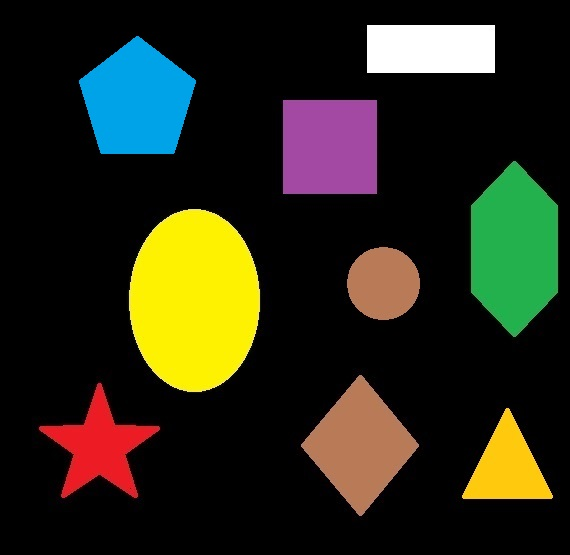
#> input picture CV/Resources/shapes.jpg, 570 x 555 px, found by its file name
$ python shape_recognition.py
#> lines starting #> are read from the running program, lines starting #| are printed output that depends on the picture; after the words box and inside, x2 and y2 are one past the last pixel; in counts of white or black regions, pixels touching at a corner belong together
"""
shape_recognition.py

Demo: Detect contours and recognize simple shapes with OpenCV.

Features:
- Convert image to grayscale
- Apply blur and edge detection
- Find contours
- Approximate polygon and detect shape type (triangle, rectangle, circle, etc.)
- Draw contours and labels on the image

Run:
    python shape_recognition.py

Requirements:
    - OpenCV (cv2)
    - numpy
"""

import cv2 as cv
import numpy as np


def load_image(path):
    """Load image safely from disk."""
#> called with path = 'Resources/shapes.jpg'
    img = cv.imread(path)
#> img is the input picture: shape (555, 570, 3); mean B, G, R 24.6, 41.2, 41.3
    if img is None:
        print(f"[WARN] Could not read image: {path}")
    return img


def get_contours(img):
    """
    Find contours, approximate shapes and draw them on a copy of the image.
    """
    img_gray = cv.cvtColor(img, cv.COLOR_BGR2GRAY)
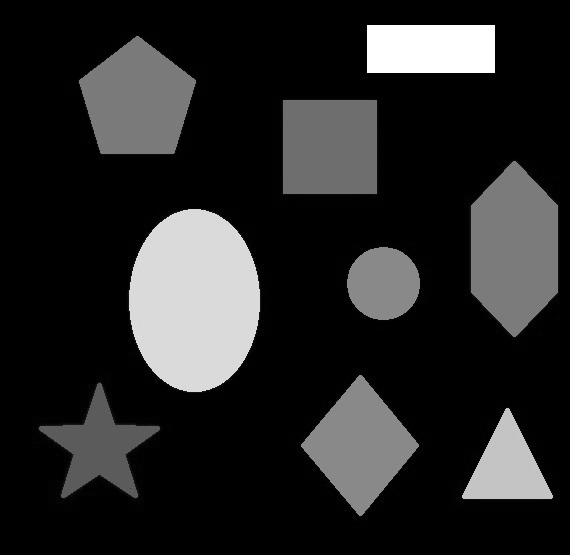
#> img_gray: shape (555, 570); min 0, max 255, mean 39.3
    img_blur = cv.GaussianBlur(img_gray, (5, 5), 1)
    img_canny = cv.Canny(img_blur, 50, 150)
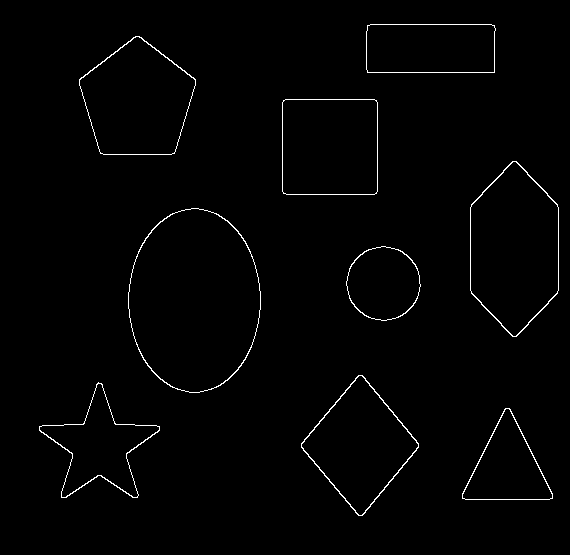
#> img_canny: shape (555, 570); 1.2% white in thin lines or dots, all inside (x1, y1, x2, y2) = (39, 24, 559, 516)

    contours, _ = cv.findContours(img_canny, cv.RETR_EXTERNAL, cv.CHAIN_APPROX_SIMPLE)
#> contours = 9 contours; largest, box (x1, y1, x2, y2) and area: (128, 208, 261, 393) 18965, (470, 161, 559, 337) 11695, (79, 36, 196, 155) 9793, (282, 99, 378, 195) 9008, (301, 375, 419, 516) 8713

    img_contour = img.copy()

    for cnt in contours:
        area = cv.contourArea(cnt)
        if area > 500:  # filter noise
            cv.drawContours(img_contour, [cnt], -1, (255, 0, 0), 2)

            # perimeter and polygon approx
            peri = cv.arcLength(cnt, True)
            approx = cv.approxPolyDP(cnt, 0.02 * peri, True)

            x, y, w, h = cv.boundingRect(approx)

            shape_type = "Unknown"
            obj_cor = len(approx)
            asp_ratio = w / float(h)
            if obj_cor == 3:
                shape_type = "Triangle"
            elif obj_cor == 4:
                if 0.95 < asp_ratio < 1.05:
                    shape_type = "Square"
                else:
                    shape_type = "Rectangle"
            elif obj_cor == 5 :
                shape_type = "Pentagon"
            elif obj_cor == 10 :
                shape_type = "Star"
            elif obj_cor ==6 :
                shape_type = "Hexagon"
            elif obj_cor > 4:
                if 0.95 < asp_ratio < 1.05:
                    shape_type = "Circle"
                else:
                    shape_type = "Oval"


            cv.rectangle(img_contour, (x, y), (x + w, y + h), (0, 255, 0), 2)
            cv.putText(img_contour, shape_type, (x, y - 10), cv.FONT_HERSHEY_SIMPLEX,
                       0.7, (0, 255, 0), 2)
#> this loop made 9 passes
#> (area, peri, approx, x, y, w, h, shape_type) on passes 1, 3, 7, 9: (4530, 310.5, [[505, 408], [462, 498], [552, 498]], 462, 408, 91, 91, 'Triangle'), (8713, 381.6, [[358, 375], [301, 447], [362, 515], [418, 443]], 301, 375, 118, 141, 'Rectangle'), (9008, 375.3, [[283, 100], [283, 193], [376, 193], [376, 100]], 283, 100, 94, 94, 'Square'), (6133, 350.5, [[367, 25], [367, 72], [494, 72], [494, 25]], 367, 25, 128, 48, 'Rectangle')
#> (area, peri, x, y, w, h, shape_type, obj_cor) on passes 2, 4, 5, 6, 8: (5549, 471, 39, 382, 121, 116, 'Star', 10), (4229, 244.5, 346, 246, 75, 75, 'Circle', 8), (18965, 526.6, 128, 208, 133, 185, 'Oval', 8), (11695, 427.6, 470, 161, 89, 176, 'Hexagon', 6), (9793, 391.8, 79, 36, 117, 119, 'Pentagon', 5)
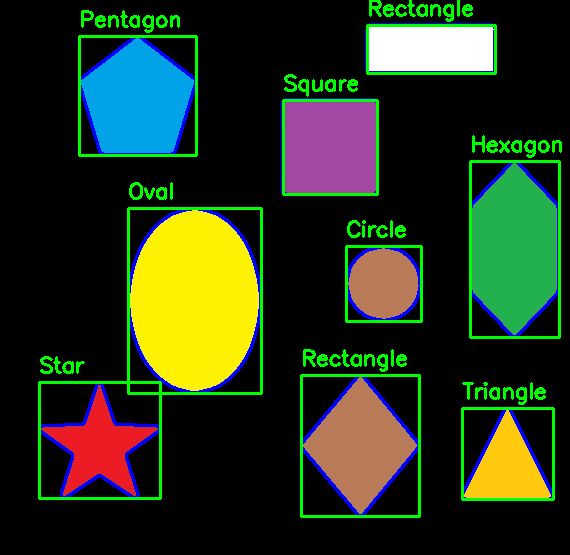
#> img_contour: shape (555, 570, 3); 8.03% of pixels changed, all inside (x1, y1, x2, y2) = (38, 0, 562, 518)

    return img_contour


def run_demo():
    img = load_image("Resources/shapes.jpg")
    if img is None:
        return

    img_result = get_contours(img)

    cv.imshow("Original", img)
    cv.imshow("Shape Recognition", img_result)

    cv.waitKey(0)
    cv.destroyAllWindows()


if __name__ == "__main__":
    run_demo()
